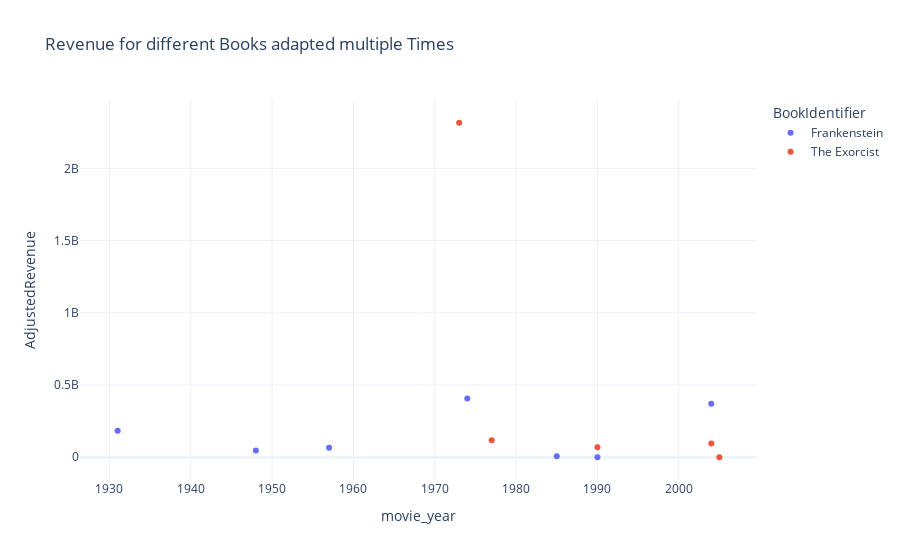

The notebook cell saved with this chart:
### Code cell
fig = px.scatter(
    books_filtered,
    x='movie_year',
    y='AdjustedRevenue',
    color='BookIdentifier',
    hover_data={'BookTitle': True, 'BookYear': True, 'movie_year': True},
    title='Revenue for different Books adapted multiple Times',
    labels={'BookYear': 'Book Release Year', 'years_to_movie': 'Years to Movie Release'},
    template='plotly_white'
)

fig.update_traces(
    hovertemplate='<b>Book Title:</b> %{customdata[0]}<br>' +
                  '<b>Book Release Year:</b> %{customdata[1]}<br>' +
                  '<b>Movie Release Year:</b> %{x}<br>' +
                  '<b>Years to Movie Release:</b> %{y}<br>'
)

fig.show()

### Figure 1 — Plotly figure (JSON) as saved in the notebook; plotly's stock layout.template omitted (floating-point values rounded to 4 significant figures)
{"data": [{"customdata": [["Frankenstein", 1818], ["Frankenstein", 1818], ["Frankenstein", 1818], ["Frankenstein", 1818], ["Frankenstein", 1818], ["Frankenstein", 1818], ["Frankenstein", 1818]], "hovertemplate": "<b>Book Title:</b> %{customdata[0]}<br><b>Book Release Year:</b> %{customdata[1]}<br><b>Movie Release Year:</b> %{x}<br><b>Years to Movie Release:</b> %{y}<br>", "legendgroup": "Frankenstein", "marker": {"color": "#636efa", "symbol": "circle"}, "mode": "markers", "name": "Frankenstein", "orientation": "v", "showlegend": true, "type": "scatter", "x": [1948, 1957, 1985, 1931, 1974, 1990, 2004], "xaxis": "x", "y": [46630000.0, 66340000.0, 7707000.0, 183800000.0, 407600000.0, 596800.0, 370300000.0], "yaxis": "y"}, {"customdata": [["The Exorcist", 1971], ["The Exorcist", 1971], ["The Exorcist", 1971], ["The Exorcist", 1971], ["The Exorcist", 1971]], "hovertemplate": "<b>Book Title:</b> %{customdata[0]}<br><b>Book Release Year:</b> %{customdata[1]}<br><b>Movie Release Year:</b> %{x}<br><b>Years to Movie Release:</b> %{y}<br>", "legendgroup": "The Exorcist", "marker": {"color": "#EF553B", "symbol": "circle"}, "mode": "markers", "name": "The Exorcist", "orientation": "v", "showlegend": true, "type": "scatter", "x": [1973, 2004, 1990, 2005, 1977], "xaxis": "x", "y": [2316000000.0, 96200000.0, 69580000.0, 300000.0, 118200000.0], "yaxis": "y"}], "layout": {"legend": {"title": {"text": "BookIdentifier"}, "tracegroupgap": 0}, "title": {"text": "Revenue for different Books adapted multiple Times"}, "xaxis": {"anchor": "y", "domain": [0, 1], "title": {"text": "movie_year"}}, "yaxis": {"anchor": "x", "domain": [0, 1], "title": {"text": "AdjustedRevenue"}}}}
